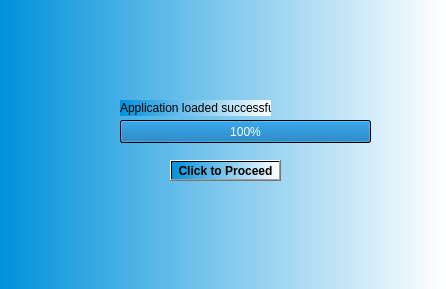
<?xml version="1.0" encoding="UTF-8"?>
<ui version="4.0">
 <class>splashScreenForm</class>
 <widget class="QWidget" name="splashScreenForm">
  <property name="geometry">
   <rect>
    <x>0</x>
    <y>0</y>
    <width>446</width>
    <height>289</height>
   </rect>
  </property>
  <property name="windowTitle">
   <string>Applicaton loading</string>
  </property>
  <property name="styleSheet">
   <string notr="true">background-color: qlineargradient(spread:pad, x1:0, y1:0, x2:1, y2:0, stop:0 rgba(0, 145, 219, 255), stop:1 rgba(255, 255, 255, 255));</string>
  </property>
  <widget class="QLabel" name="label">
   <property name="geometry">
    <rect>
     <x>120</x>
     <y>100</y>
     <width>151</width>
     <height>16</height>
    </rect>
   </property>
   <property name="text">
    <string>Application loaded successfully</string>
   </property>
  </widget>
  <widget class="QProgressBar" name="progressBar">
   <property name="geometry">
    <rect>
     <x>120</x>
     <y>120</y>
     <width>251</width>
     <height>23</height>
    </rect>
   </property>
   <property name="value">
    <number>100</number>
   </property>
  </widget>
  <widget class="QPushButton" name="pushButton">
   <property name="geometry">
    <rect>
     <x>170</x>
     <y>160</y>
     <width>111</width>
     <height>21</height>
    </rect>
   </property>
   <property name="font">
    <font>
     <pointsize>9</pointsize>
     <weight>75</weight>
     <bold>true</bold>
    </font>
   </property>
   <property name="text">
    <string>Click to Proceed</string>
   </property>
  </widget>
 </widget>
 <resources/>
 <connections/>
</ui>
